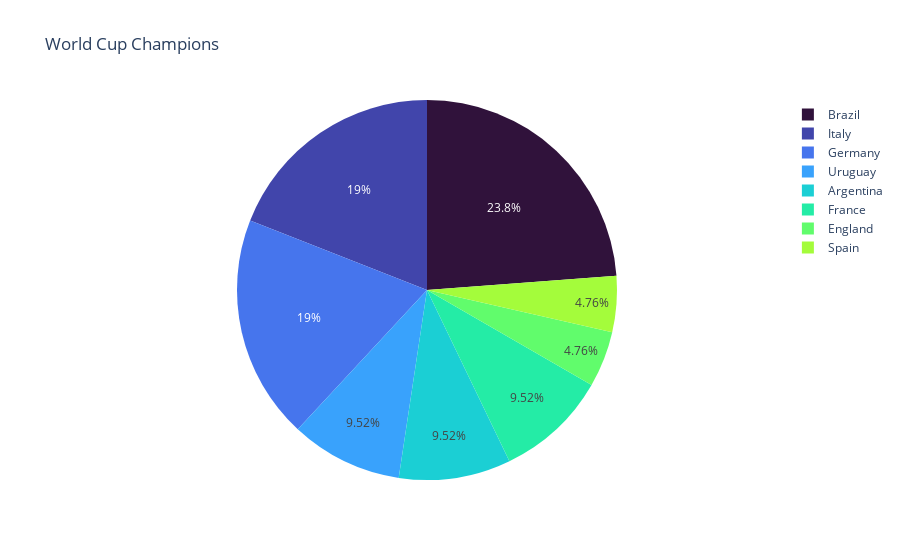

Source (notebook cell):
### Code cell
winners = ['Uruguay','Italy','Germany','Brazil','England','Argentina','France','Spain']
times_won = [2,4,4,5,1,2,2,1]
px.pie(values=times_won,names=winners,title='World Cup Champions', 
       color_discrete_sequence=px.colors.sequential.Turbo)

### Figure 1 — Plotly figure (JSON) as saved in the notebook; plotly's stock layout.template omitted (floating-point values rounded to 4 significant figures)
{"data": [{"domain": {"x": [0, 1], "y": [0, 1]}, "hovertemplate": "label=%{label}<br>value=%{value}<extra></extra>", "labels": ["Uruguay", "Italy", "Germany", "Brazil", "England", "Argentina", "France", "Spain"], "legendgroup": "", "name": "", "showlegend": true, "type": "pie", "values": [2, 4, 4, 5, 1, 2, 2, 1]}], "layout": {"legend": {"tracegroupgap": 0}, "piecolorway": ["#30123b", "#4145ab", "#4675ed", "#39a2fc", "#1bcfd4", "#24eca6", "#61fc6c", "#a4fc3b", "#d1e834", "#f3c63a", "#fe9b2d", "#f36315", "#d93806", "#b11901", "#7a0402"], "title": {"text": "World Cup Champions"}}}
